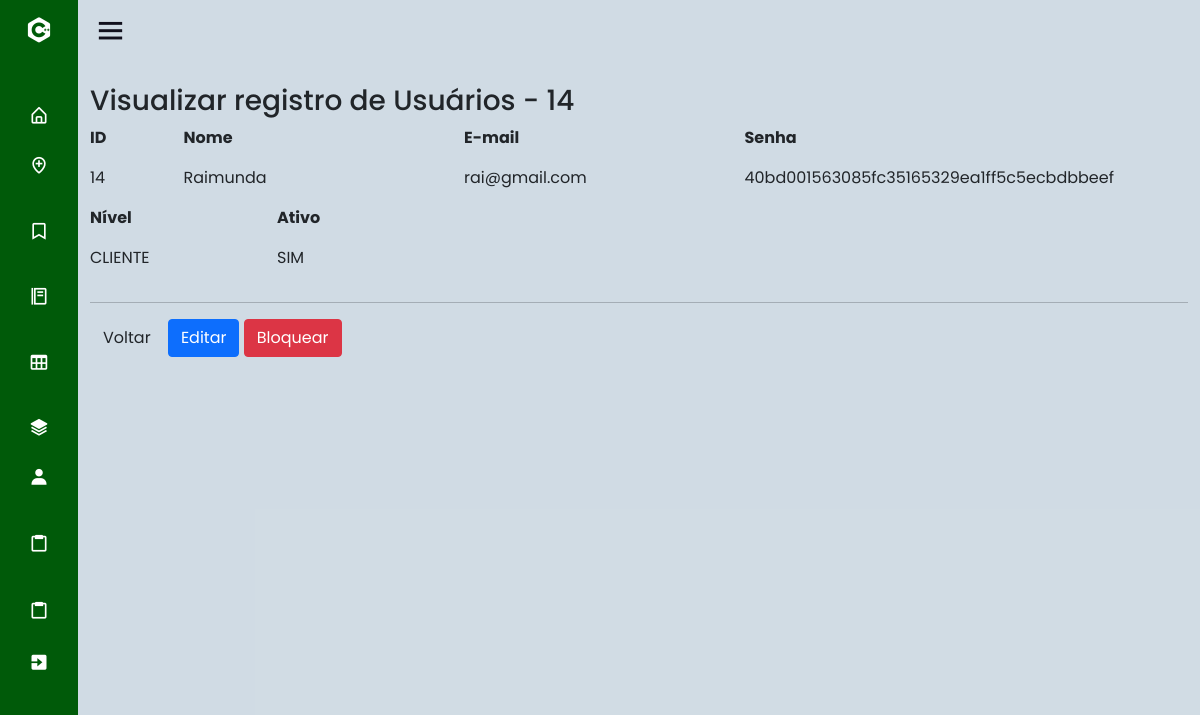
Before: /index.php?page=view_usu&id_cli=14 (signed in) with the older database file.
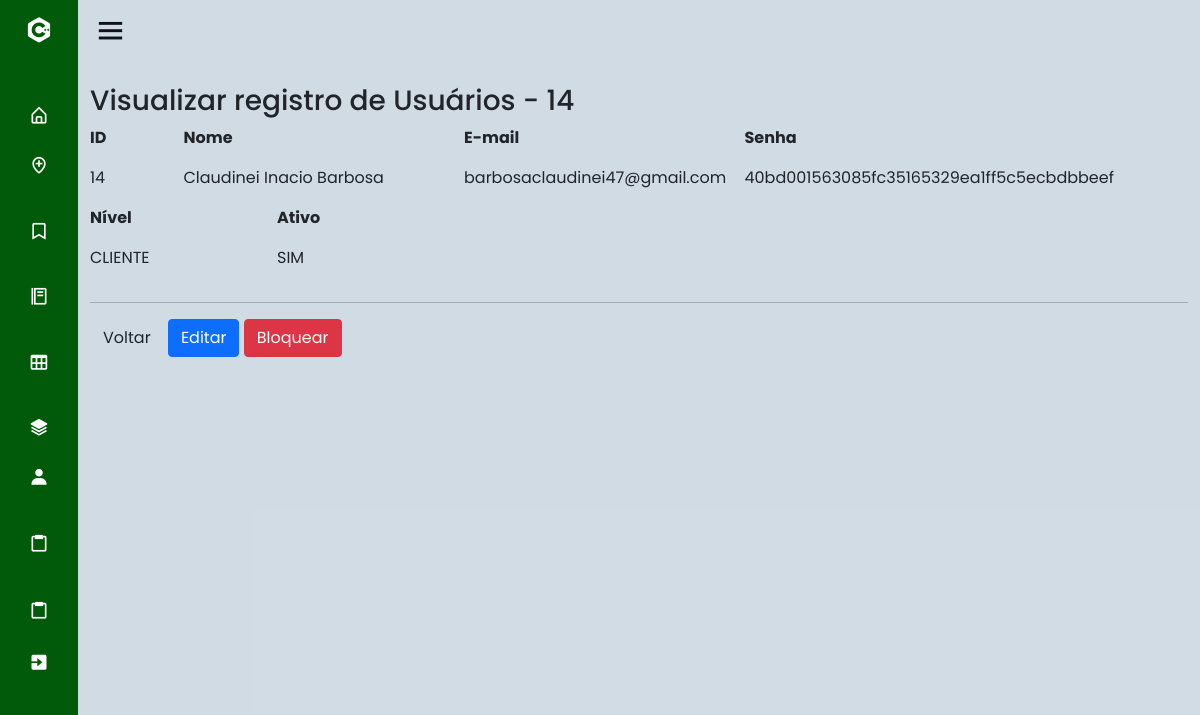
After: the same page with the newer database file.
### tables this page shows
CREATE TABLE IF NOT EXISTS `usuario` (
  `id_cli` int(11) NOT NULL AUTO_INCREMENT,
  `nome` varchar(45) NOT NULL,
  `email` varchar(45) NOT NULL,
  `senha` varchar(100) NOT NULL,
  `nivel` int(1) DEFAULT NULL,
  `ativo` tinyint(1) DEFAULT NULL,
  PRIMARY KEY (`id_cli`),
  KEY `nivel` (`nivel`)
);

### sis/usuario/view_usu.php (the view, shortened to what this page needs)
<?php
	$id_cli = (int) $_GET['id_cli'];
	$sql = mysqli_query($con, "select * from usuario where id_cli = '".$id_cli."';");
	$row = mysqli_fetch_array($sql);
?>
<div id="main" class="container-fluid">
	<br>
		<h3 class="page-header">Visualizar registro de Usuários - <?php echo $id_cli;?></h3>
	<div class="row">
		<div class="col-md-1">
			<p><strong>ID</strong></p>
			<p><?php echo $row['id_cli'];?></p>
		</div>
		<div class="col-md-3">
			<p><strong>Nome</strong></p>
			<p><?php echo $row['nome']; ?></p>
		</div>
		<div class="col-md-3">
			<p><strong>E-mail</strong></p>
			<p><?php echo $row['email']; ?></p>
		</div>
		<div class="col-md-4">
			<p><strong>Senha</strong></p>
			<p><?php echo $row['senha']; ?></p>
		</div>
	</div>
	<div class="row">
		<div class="col-md-2">
			<p><strong>Nível</strong></p>
			<p><?php switch($row['nivel'])
					{
						case 1: echo "CLIENTE";break;
					}
				?>
			</p>
		</div>
		<div class="col-md-2">
			<p><strong>Ativo</strong></p>
			<p><?php
				if($row["ativo"]==1){
					echo "SIM";
				}else if($row["ativo"]==0){
					echo "NÃO";
				}
				?>
			</p>
		</div>
	</div>
	<hr/>
	<div id="actions" class="row">
		<div class="col-md-12">
			<a href="?page=lista_usu" class="btn btn-default">Voltar</a>
			<?php echo "<a href=?page=fedit_usu&id_cli=".$row['id_cli']." class='btn btn-primary'>Editar</a>";?>
			<?php
				if($row["ativo"]==1){
					echo "<a href=?page=block_usu&id_cli=".$row['id_cli']." class='btn btn-danger'>Bloquear</a>";
				}else if($row["ativo"]==0){
					echo "<a href=?page=ativa_usu&id_cli=".$row['id_cli']." class='btn btn-success'>&nbsp;&nbsp;&nbsp;Ativar&nbsp;&nbsp;</a>";
				}
				?>
		</div>
	</div>
</div>

Changed rows visible on the page:
changed usuario "40bd001563085fc35165329ea1ff5c5ecbdbbeef": nome "Raimunda" → "Claudinei Inacio Barbosa"; email "rai@gmail.com" → "barbosaclaudinei47@gmail.com"
